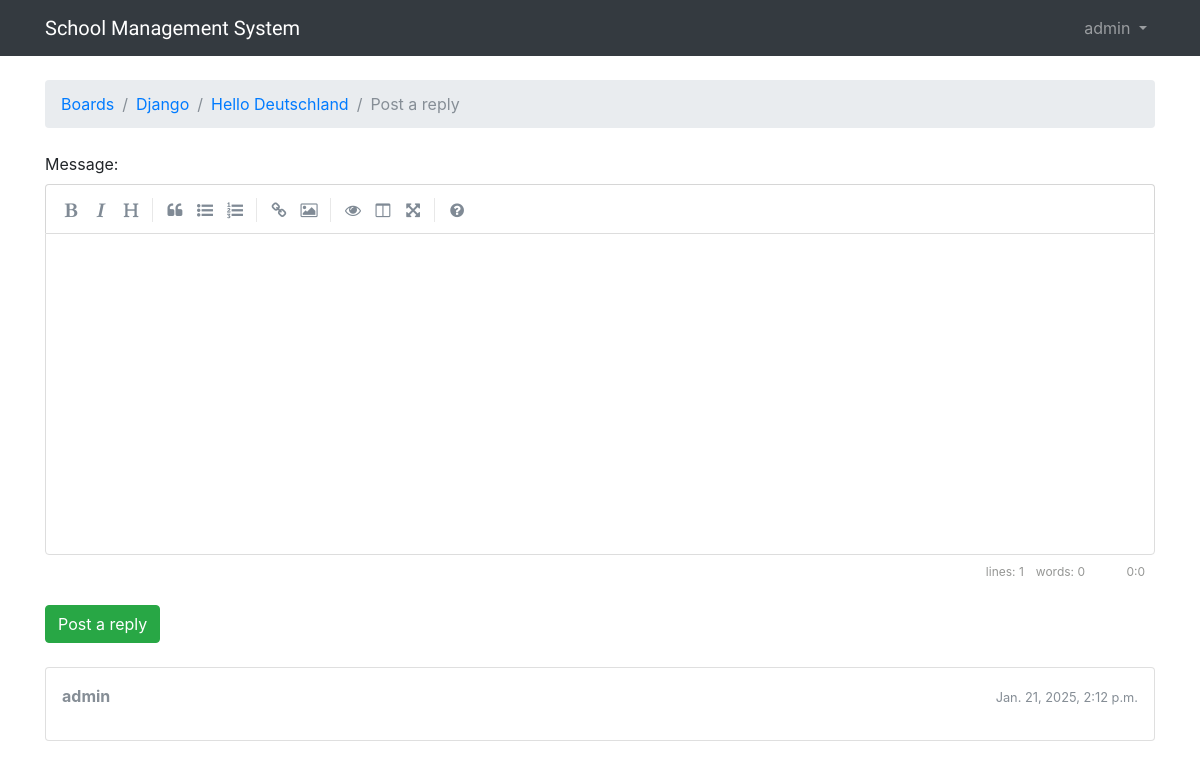
Before: /boards/1/topics/3/reply/ (signed in) with the older database file.
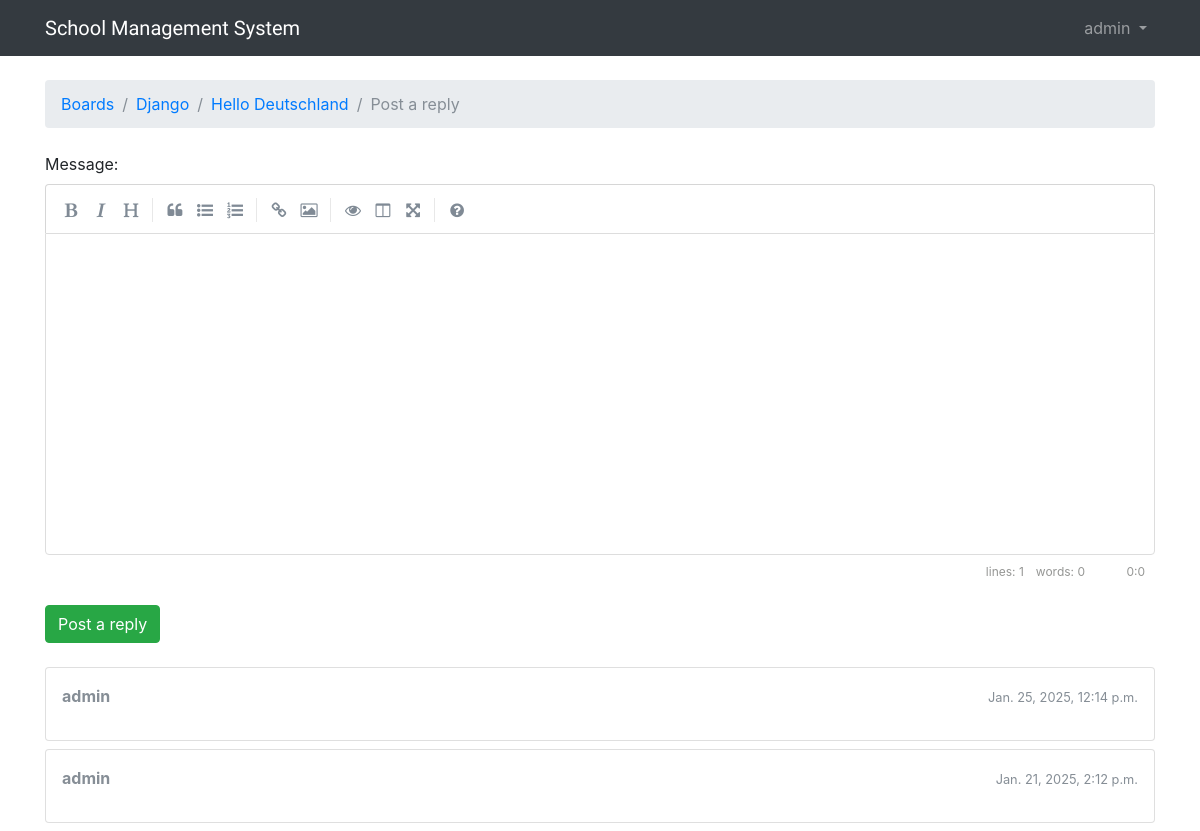
After: the same page with the newer database file.
### boards/models.py (models this page shows, shortened)
class Post(models.Model):
    message = models.TextField(max_length=4000)
    topic = models.ForeignKey(Topic, related_name='posts')
    created_at = models.DateTimeField(auto_now_add=True)
    updated_at = models.DateTimeField(null=True)
    created_by = models.ForeignKey(User, related_name='posts')
    updated_by = models.ForeignKey(User, null=True, related_name='+')

### boards/views.py (the view)
# urls.py: url(r'^boards/(?P<pk>\d+)/topics/(?P<topic_pk>\d+)/reply/$', views.reply_topic, name='reply_topic'),
@login_required
def reply_topic(request, pk, topic_pk):
    topic = get_object_or_404(Topic, board__pk=pk, pk=topic_pk)
    if request.method == 'POST':
        form = PostForm(request.POST)
        if form.is_valid():
            post = form.save(commit=False)
            post.topic = topic
            post.created_by = request.user
            post.save()
            topic.last_updated = timezone.now()
            topic.save()
            topic_url = reverse('topic_posts', kwargs={'pk': pk, 'topic_pk': topic_pk})
            topic_post_url = '{url}?page={page}#{id}'.format(
                url=topic_url,
                id=post.pk,
                page=topic.get_page_count()
            )
            return redirect(topic_post_url)
    else:
        form = PostForm()
    return render(request, 'reply_topic.html', {'topic': topic, 'form': form})

### boards/models.py (called while the page is built)
    def get_last_ten_posts(self):
        return self.posts.order_by('-created_at')[:10]

### boards/templatetags/form_tags.py (called while the page is built)
@register.filter
def input_class(bound_field):
    css_class = ''
    if bound_field.form.is_bound:
        if bound_field.errors:
            css_class = 'is-invalid'
        elif field_type(bound_field) != 'PasswordInput':
            css_class = 'is-valid'
    return 'form-control {}'.format(css_class)

### templates/reply_topic.html (shortened to what this page needs)
{% extends 'base.html' %}
{% load static %}
{% block stylesheet %}
  <link rel="stylesheet" href="{% static 'css/simplemde.min.css' %}">
{% endblock %}
{% block breadcrumb %}
  <li class="breadcrumb-item"><a href="{% url 'home' %}">Boards</a></li>
  <li class="breadcrumb-item"><a href="{% url 'board_topics' topic.board.pk %}">{{ topic.board.name }}</a></li>
  <li class="breadcrumb-item"><a href="{% url 'topic_posts' topic.board.pk topic.pk %}">{{ topic.subject }}</a></li>
  <li class="breadcrumb-item active">Post a reply</li>
{% endblock %}
{% block content %}
  <form method="post" class="mb-4" novalidate>
    {% include 'includes/form.html' %}
    <button type="submit" class="btn btn-success">Post a reply</button>
  </form>
  {% for post in topic.get_last_ten_posts %}
    <div class="card mb-2">
      <div class="card-body p-3">
        <div class="row mb-3">
          <div class="col-6">
            <strong class="text-muted">{{ post.created_by.username }}</strong>
          </div>
          <div class="col-6 text-right">
            <small class="text-muted">{{ post.created_at }}</small>
          </div>
        </div>
      </div>
    </div>
  {% endfor %}
{% endblock %}

Changed rows visible on the page:
added Post: created_by.username "admin", created_at "Jan. 25, 2025, 12:14 p.m."
